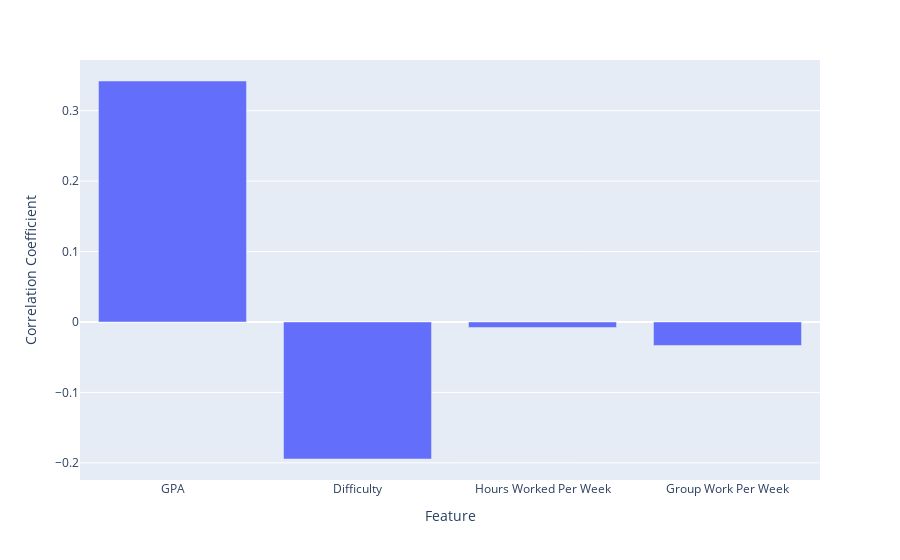

The code cell stored with this chart in its notebook:
### Code cell
@callback(
    Output('correlation_plot', 'figure'),
    Input('features_to_plot', 'value')
)
def make_correlation_plot(columns): 
    """
    Makes a bar chart of the correlation between columns
    """
    # uses the data from the model
    data = zip(new_columns, model.coef_[0])
    print(data)
    # filter the data by which the column is in the columns
    column_renamer = {
        'average': 'GPA',
        'difficulty': 'Difficulty',
        'hours_per_week': 'Hours Worked Per Week',
        'amount_group': 'Group Work Per Week'
    }

    x_labels = []
    y_values = []
    for col, r in data:
        if col in columns:
            x_labels.append(column_renamer.get(col, col))
            y_values.append(r)
    
    fig = px.bar(x=x_labels, y=y_values, labels= {'x': 'Feature', 'y': 'Correlation Coefficient', **column_renamer})
    return fig

make_correlation_plot(new_columns)

### Figure 1 — Plotly figure (JSON) as saved in the notebook; plotly's stock layout.template omitted (floating-point values rounded to 4 significant figures)
{"data": [{"alignmentgroup": "True", "hovertemplate": "Feature=%{x}<br>Correlation Coefficient=%{y}<extra></extra>", "legendgroup": "", "marker": {"color": "#636efa", "pattern": {"shape": ""}}, "name": "", "offsetgroup": "", "orientation": "v", "showlegend": false, "textposition": "auto", "type": "bar", "x": ["GPA", "Difficulty", "Hours Worked Per Week", "Group Work Per Week"], "xaxis": "x", "y": [0.3421, -0.1945, -0.007788, -0.03334], "yaxis": "y"}], "layout": {"barmode": "relative", "legend": {"tracegroupgap": 0}, "margin": {"t": 60}, "xaxis": {"anchor": "y", "domain": [0, 1], "title": {"text": "Feature"}}, "yaxis": {"anchor": "x", "domain": [0, 1], "title": {"text": "Correlation Coefficient"}}}}
